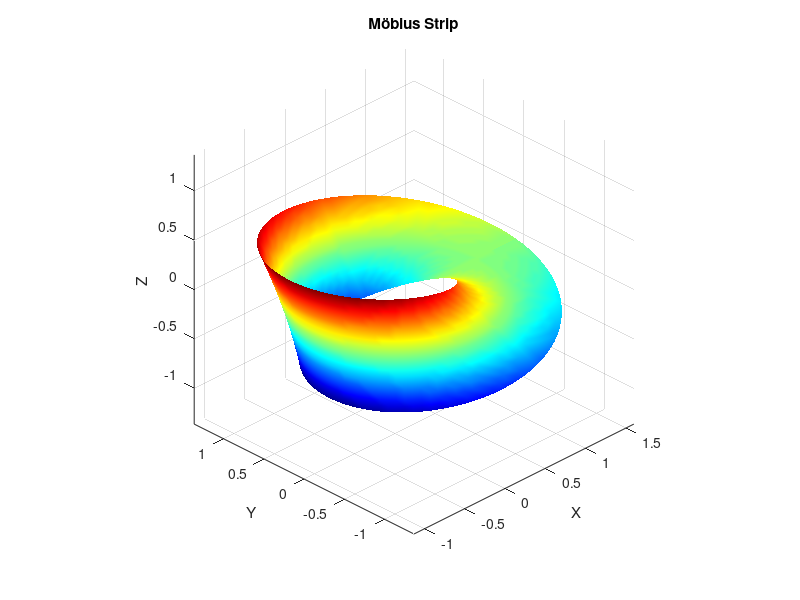

Reproduce this figure in MATLAB.
% Define parameters
u = linspace(0, 2*pi, 100); % Parameter along the strip
v = linspace(-0.5, 0.5, 20); % Width of the strip
[U, V] = meshgrid(u, v);

% Define the Möbius strip equations
X = (1 + V.*cos(U/2)).*cos(U);
Y = (1 + V.*cos(U/2)).*sin(U);
Z = V.*sin(U/2);

% Plot the Möbius strip
surf(X, Y, Z);
colormap jet; % Color the strip based on its height
shading interp; % Smooth the color transition
axis equal; % Equal scaling for all axes
xlabel('X');
ylabel('Y');
zlabel('Z');
title('Möbius Strip');

% Adjust viewing angle for better visualization
view([-45 30]);
